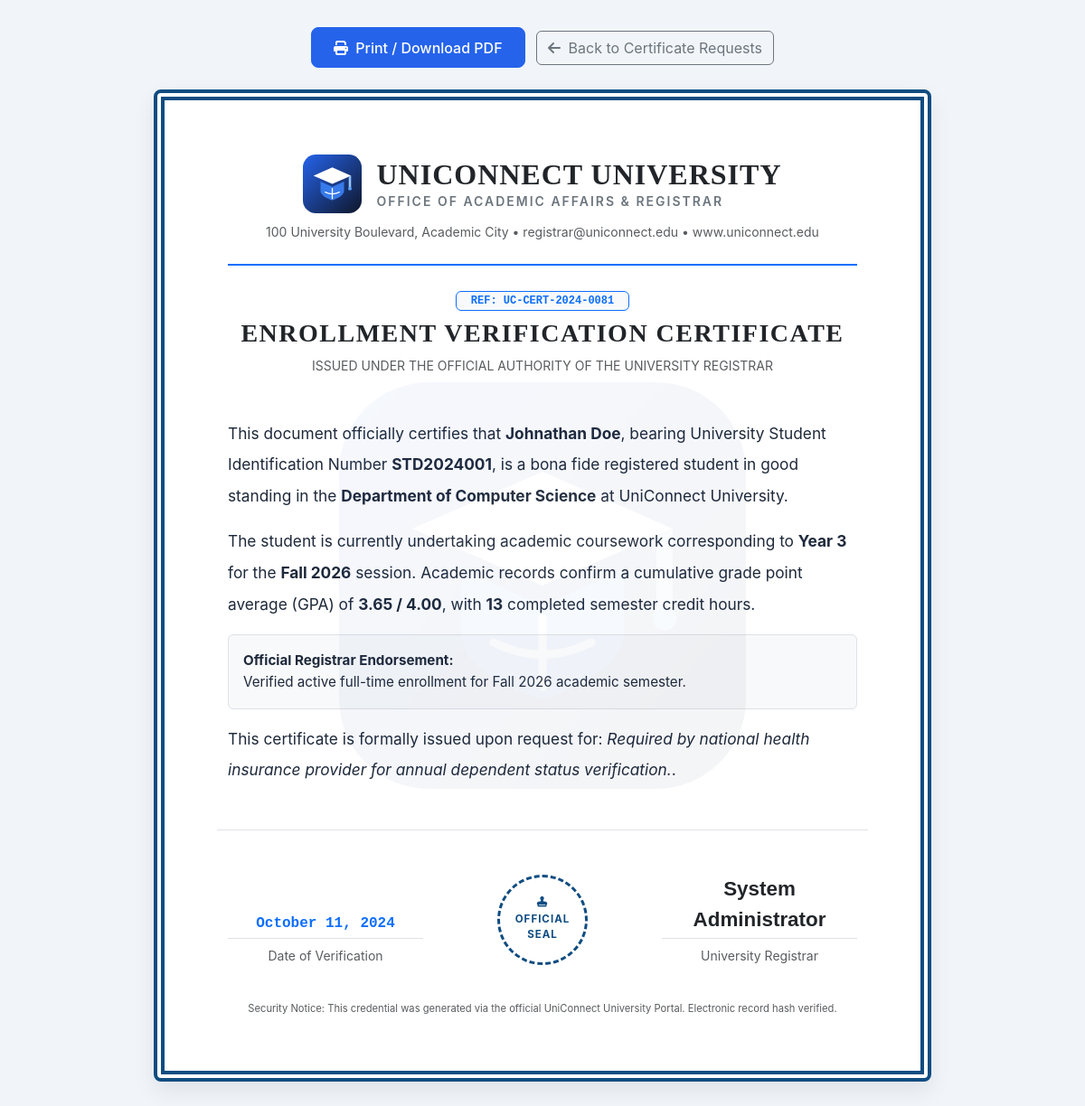
The app's page /student/certificate-view.php?id=1 (signed in) with its own data.
### tables this page shows
CREATE TABLE `certificate_requests` (
  `id` INT AUTO_INCREMENT PRIMARY KEY,
  `student_id` INT NOT NULL,
  `certificate_type` VARCHAR(100) NOT NULL,
  `purpose` TEXT NOT NULL,
  `delivery_type` ENUM('digital', 'physical_pickup') NOT NULL DEFAULT 'digital',
  `status` ENUM('pending', 'approved', 'rejected', 'completed') NOT NULL DEFAULT 'pending',
  `admin_remarks` TEXT DEFAULT NULL,
  `reference_no` VARCHAR(60) DEFAULT NULL,
  `processed_by` INT DEFAULT NULL,
  `requested_at` TIMESTAMP DEFAULT CURRENT_TIMESTAMP,
  `processed_at` DATETIME DEFAULT NULL,
  CONSTRAINT `fk_cert_student` FOREIGN KEY (`student_id`) REFERENCES `students` (`id`) ON DELETE CASCADE,
  CONSTRAINT `fk_cert_user` FOREIGN KEY (`processed_by`) REFERENCES `users` (`id`) ON DELETE SET NULL
);

CREATE TABLE `users` (
  `id` INT AUTO_INCREMENT PRIMARY KEY,
  `name` VARCHAR(100) NOT NULL,
  `email` VARCHAR(150) NOT NULL UNIQUE,
  `password` VARCHAR(255) NOT NULL,
  `role` ENUM('admin', 'student') NOT NULL DEFAULT 'student',
  `status` ENUM('active', 'inactive') NOT NULL DEFAULT 'active',
  `avatar` VARCHAR(255) DEFAULT 'default-avatar.png',
  `created_at` TIMESTAMP DEFAULT CURRENT_TIMESTAMP,
  `updated_at` TIMESTAMP DEFAULT CURRENT_TIMESTAMP ON UPDATE CURRENT_TIMESTAMP
);

CREATE TABLE `students` (
  `id` INT AUTO_INCREMENT PRIMARY KEY,
  `user_id` INT NOT NULL UNIQUE,
  `student_id` VARCHAR(50) NOT NULL UNIQUE,
  `department` VARCHAR(100) NOT NULL,
  `academic_year` VARCHAR(50) NOT NULL DEFAULT 'Year 1',
  `semester` VARCHAR(50) NOT NULL DEFAULT 'Fall 2026',
  `phone` VARCHAR(30) DEFAULT NULL,
  `date_of_birth` DATE DEFAULT NULL,
  `address` TEXT DEFAULT NULL,
  `created_at` TIMESTAMP DEFAULT CURRENT_TIMESTAMP,
  `updated_at` TIMESTAMP DEFAULT CURRENT_TIMESTAMP ON UPDATE CURRENT_TIMESTAMP,
  CONSTRAINT `fk_students_user` FOREIGN KEY (`user_id`) REFERENCES `users` (`id`) ON DELETE CASCADE
);

### includes/auth.php (called while the page is built, shortened)
<?php
function is_logged_in() {
    return isset($_SESSION['user_id']) && !empty($_SESSION['user_id']);
}
function is_admin() {
    return is_logged_in() && isset($_SESSION['user_role']) && $_SESSION['user_role'] === 'admin';
}

### includes/functions.php (called while the page is built, shortened)
<?php
function e($string) {
    return htmlspecialchars((string)$string, ENT_QUOTES, 'UTF-8');
}
function calculate_student_gpa($pdo, $student_id) {
    $sql = "SELECT g.grade_point, c.credits
            FROM grades g
            JOIN enrollments e ON g.enrollment_id = e.id
            JOIN courses c ON e.course_id = c.id
            WHERE e.student_id = ? AND g.total_score > 0";
    $stmt = $pdo->prepare($sql);
    $stmt->execute([$student_id]);
    $grades = $stmt->fetchAll();
    $totalPoints = 0;
    $totalCredits = 0;
    foreach ($grades as $row) {
        $credits = (int)$row['credits'];
        $point = (float)$row['grade_point'];
        $totalPoints += ($point * $credits);
        $totalCredits += $credits;
    }
    $gpa = $totalCredits > 0 ? round($totalPoints / $totalCredits, 2) : 0.00;
    return [
        'gpa' => number_format($gpa, 2),
        'total_credits' => $totalCredits,
        'courses_graded' => count($grades)
    ];
}
function format_date($datetime, $format = 'M d, Y') {
    return date($format, strtotime($datetime));
}

### student/certificate-view.php (the view, shortened to what this page needs)
<?php
$id = (int)($_GET['id'] ?? 0);
$pdo = get_db_connection();
$stmtCert = $pdo->prepare("
    SELECT r.*, s.id AS student_pk, s.student_id AS student_code, s.department, s.academic_year, s.semester, s.date_of_birth,
           u.name AS student_name, u.email AS student_email,
           admin_u.name AS approver_name
    FROM certificate_requests r
    JOIN students s ON r.student_id = s.id
    JOIN users u ON s.user_id = u.id
    LEFT JOIN users admin_u ON r.processed_by = admin_u.id
    WHERE r.id = ?
    LIMIT 1
");
$stmtCert->execute([$id]);
$cert = $stmtCert->fetch();
$gpaData = calculate_student_gpa($pdo, $cert['student_pk']);
?>
<!DOCTYPE html>
<html lang="en">
<head>
    <link href="https://cdn.jsdelivr.net/npm/bootstrap@5.3.3/dist/css/bootstrap.min.css" rel="stylesheet">
    <link rel="stylesheet" href="https://cdnjs.cloudflare.com/ajax/libs/font-awesome/6.5.1/css/all.min.css">
    <link rel="stylesheet" href="<?= BASE_URL ?>assets/css/style.css">
</head>
<body>
<div class="text-center mb-4 no-print">
    <button type="button" class="btn btn-primary px-4 me-2" onclick="window.print();">
        <i class="fa-solid fa-print me-1"></i> Print / Download PDF
    </button>
    <?php if (is_admin()): ?>
        <a href="<?= BASE_URL ?>admin/certificates.php" class="btn btn-outline-secondary">
            <i class="fa-solid fa-arrow-left me-1"></i> Back to Certificate Requests
        </a>
    <?php else: ?>
        <a href="<?= BASE_URL ?>student/certificates.php" class="btn btn-outline-secondary">
            <i class="fa-solid fa-arrow-left me-1"></i> Back to My Requests
        </a>
    <?php endif; ?>
</div>
<div class="cert-paper">
    <img src="<?= BASE_URL ?>assets/img/logo.svg" alt="UniConnect Watermark" class="cert-watermark">
    <div class="text-center pb-4 mb-4 border-bottom border-2 border-primary">
        <div class="d-flex align-items-center justify-content-center gap-3 mb-2">
            <img src="<?= BASE_URL ?>assets/img/logo.svg" alt="UniConnect Seal" style="width: 65px; height: 65px;">
            <div class="text-start">
                <h2 class="fw-bold mb-0 text-dark" style="letter-spacing: 1px; font-family: Georgia, serif;">UNICONNECT UNIVERSITY</h2>
                <div class="text-secondary small fw-semibold text-uppercase" style="letter-spacing: 2px;">Office of Academic Affairs & Registrar</div>
            </div>
        </div>
        <small class="text-muted">100 University Boulevard, Academic City &bull; registrar@uniconnect.edu &bull; www.uniconnect.edu</small>
    </div>
    <div class="text-center my-4">
        <span class="badge bg-light text-primary border border-primary px-3 py-1 mb-2 font-monospace">REF: <?= e($cert['reference_no']) ?></span>
        <h3 class="fw-bold text-dark text-uppercase" style="letter-spacing: 1.5px; font-family: Georgia, serif;">
            <?= e($cert['certificate_type']) ?>
        </h3>
        <p class="text-muted small">ISSUED UNDER THE OFFICIAL AUTHORITY OF THE UNIVERSITY REGISTRAR</p>
    </div>
    <div class="my-5" style="line-height: 2; font-size: 1.08rem; color: #1e293b;">
        <p>
            This document officially certifies that <strong><?= e($cert['student_name']) ?></strong>, bearing University Student Identification Number <strong><?= e($cert['student_code']) ?></strong>, is a bona fide registered student in good standing in the <strong>Department of <?= e($cert['department']) ?></strong> at UniConnect University.
        </p>
        <p>
            The student is currently undertaking academic coursework corresponding to <strong><?= e($cert['academic_year']) ?></strong> for the <strong><?= e($cert['semester']) ?></strong> session. Academic records confirm a cumulative grade point average (GPA) of <strong><?= $gpaData['gpa'] ?> / 4.00</strong>, with <strong><?= $gpaData['total_credits'] ?></strong> completed semester credit hours.
        </p>
        <?php if (!empty($cert['admin_remarks'])): ?>
            <div class="p-3 bg-light rounded border my-3" style="font-size: 0.95rem; line-height: 1.6;">
                <strong>Official Registrar Endorsement:</strong><br>
                <?= e($cert['admin_remarks']) ?>
            </div>
        <?php endif; ?>
        <p class="mb-0">
            This certificate is formally issued upon request for: <em><?= e($cert['purpose']) ?></em>.
        </p>
    </div>
    <div class="row align-items-end pt-5 mt-5 border-top">
        <div class="col-4 text-center">
            <div class="fw-bold font-monospace text-primary mb-1">
                <?= format_date($cert['processed_at'] ?: $cert['requested_at'], 'F d, Y') ?>
            </div>
            <div class="border-top pt-2 small text-muted">Date of Verification</div>
        </div>
        <div class="col-4 text-center">
            <div class="cert-seal-stamp">
                <i class="fa-solid fa-stamp mb-1"></i>
                <span>OFFICIAL</span>
                <span>SEAL</span>
            </div>
        </div>
        <div class="col-4 text-center">
            <div class="fw-bold text-dark mb-1" style="font-family: 'Brush Script MT', cursive, sans-serif; font-size: 1.4rem;">
                <?= e($cert['approver_name'] ?? 'Dr. H. Vance') ?>
            </div>
            <div class="border-top pt-2 small text-muted">University Registrar</div>
        </div>
    </div>
    <div class="text-center mt-4 pt-3 text-muted" style="font-size: 0.7rem;">
        Security Notice: This credential was generated via the official UniConnect University Portal. Electronic record hash verified.
    </div>
</div>
</body>
</html>

### assets/css/style.css (style rules this page uses)
:root { --primary-color: #0f4c81; --primary-hover: #0c3d67; --primary-dark: #0a2540; --accent-color: #2563eb; --accent-light: #eff6ff; --secondary-color: #475569; --success-color: #10b981; --warning-color: #f59e0b; --danger-color: #ef4444; --bg-light: #f8fafc; --card-border: #e2e8f0; --text-dark: #1e293b; --text-muted: #64748b; --sidebar-width: 260px; --sidebar-bg: #0f172a; --sidebar-hover: #1e293b; --sidebar-active: #2563eb; }
body { font-family: 'Inter', -apple-system, BlinkMacSystemFont, "Segoe UI", Roboto, "Helvetica Neue", Arial, sans-serif; background-color: var(--bg-light); color: var(--text-dark); min-height: 100vh; }
.btn-primary { background-color: var(--accent-color); border-color: var(--accent-color); border-radius: 8px; padding: 0.6rem 1.25rem; font-weight: 500; }

### student/certificate-view.php (style rules this page uses)
body { background-color: #f1f5f9; padding: 30px 15px; }
.cert-paper { background: #ffffff; border: 12px double #0f4c81; border-radius: 8px; padding: 60px 70px; max-width: 860px; margin: 0 auto; position: relative; box-shadow: 0 10px 25px rgba(0, 0, 0, 0.08); }
.cert-watermark { position: absolute; top: 50%; left: 50%; transform: translate(-50%, -50%); opacity: 0.04; width: 450px; pointer-events: none; }
.cert-seal-stamp { width: 100px; height: 100px; border: 3px dashed #0f4c81; border-radius: 50%; display: flex; flex-direction: column; align-items: center; justify-content: center; color: #0f4c81; font-size: 0.72rem; font-weight: bold; text-transform: uppercase; letter-spacing: 1px; margin: 0 auto; }

### records on screen
certificate_requests: reference_no "UC-CERT-2024-0081", certificate_type "ENROLLMENT VERIFICATION CERTIFICATE", users.name "Johnathan Doe", student.student_id "STD2024001", student.department "Computer Science", student.academic_year "Year 3", student.semester "Fall 2026", admin_remarks "Verified active full-time enrollment for Fall 2026 academic semester.", purpose "Required by national health insurance provider for annual dependent status verification.", processed_at "October 11, 2024", processed_by.name "System Administrator"

### other values on screen
$gpaData['gpa'] "3.65"
$gpaData['total_credits'] "13"
